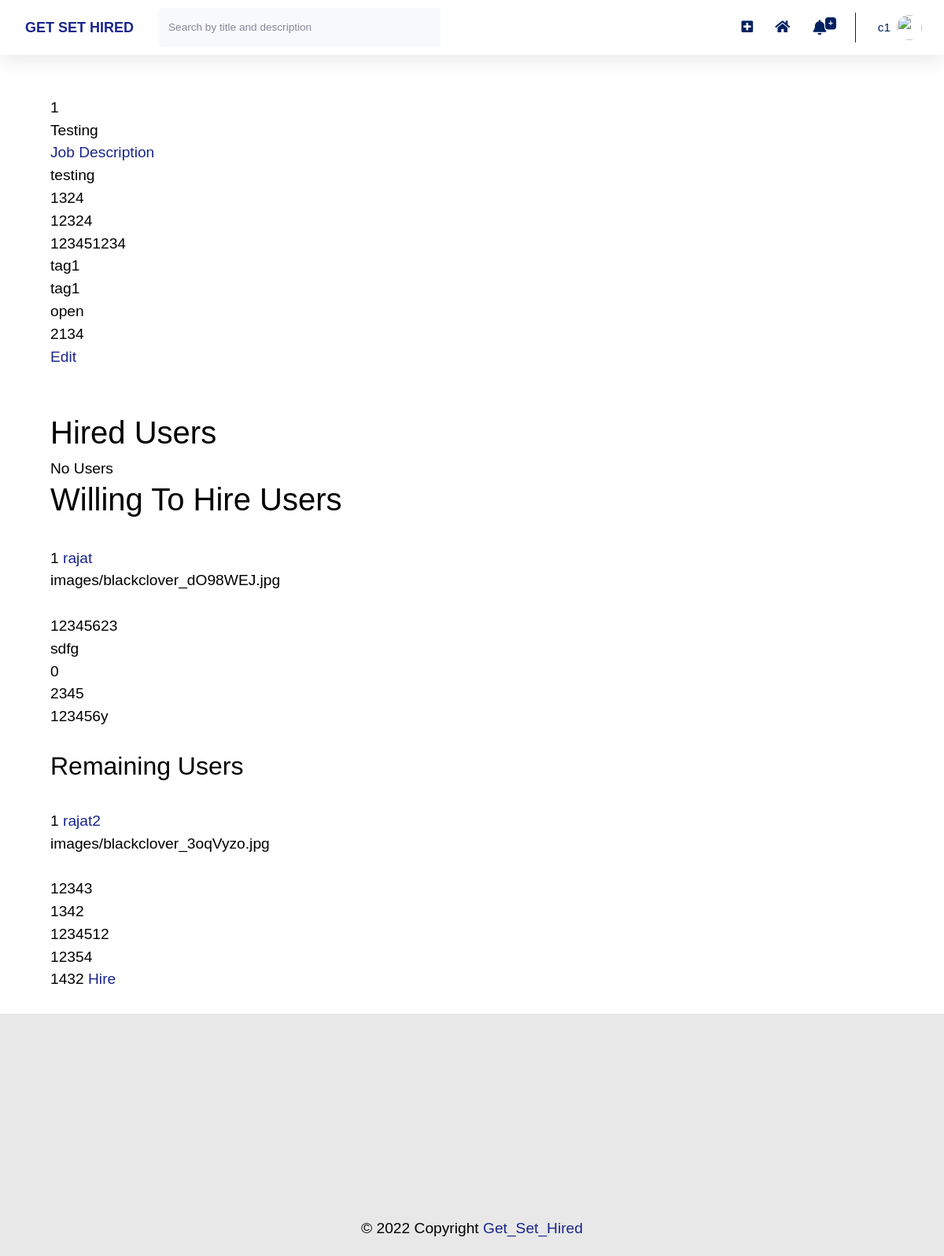
Screenshot of /jobPosting/1 (signed in) with the database file from the repository.
### home/models.py (models this page shows, shortened)
class JobPosting(models.Model):
    title = models.CharField(max_length = 40)
    position = models.CharField(max_length = 40)
    job_description = models.FileField(upload_to = 'job_description/', validators=[FileExtensionValidator(allowed_extensions=["pdf"])])
    company = models.ForeignKey(User, on_delete = models.CASCADE, related_name = 'jobposting_company')
    users_accepted = models.ManyToManyField(User, related_name = 'users_accepted', blank=True)
    no_of_seats = models.IntegerField()
    stipend = models.IntegerField()
    location = models.CharField(max_length = 40)
    domain_tags = models.ManyToManyField(Tag, related_name = 'jobposting_domain_tags')
    requirement_tags = models.ManyToManyField(Tag, related_name = 'jobposting_requirement_tags')
    status = models.CharField(max_length = 10, choices = (("open", "open"), ("closed", "closed")), default = 'open')
    experience_required = models.IntegerField(default = 0)
    willing_to_hire = models.ManyToManyField(User, related_name = 'users_willing_to_hire', blank = True)

class Tag(models.Model):
    title = models.CharField(max_length=20)
    def __str__(self):
        return f"{self.title}"

class UserProfile(models.Model):
    isUser = models.BooleanField(default = False)
    user = models.OneToOneField(User, on_delete = models.CASCADE)
    certificates = models.ManyToManyField(Certificate, related_name = 'user_certificates')
    image = models.FileField(upload_to = 'images/', validators=[FileExtensionValidator(allowed_extensions=["png", "jpg", "jpeg"])])
    skills = models.ManyToManyField(Skill, related_name = 'user_skills')
    contact_num = models.IntegerField('Contact Number', null = True, blank = True)
    education = models.TextField()
    experience_yrs = models.IntegerField(default = 0)
    age = models.IntegerField(null = True, blank = True)
    willing_to_work_at = models.CharField(max_length = 40)

### home/decorators.py (the view)
    def wrap(request, *args, **kwargs):
        if profileCompleted(request):
            return function(request, *args, **kwargs)
        if(request.user.userprofile.isUser):
            return redirect("/profileEdit/" + str(request.user.userprofile.id))
        return redirect("/profileEdit/" + str(request.user.companyprofile.id))

### controllers.py (called while the page is built)
def jobPostingController(req, jobPostingId):
    from home.models import JobPosting, UserProfile
    jobposting = JobPosting.objects.get(id = jobPostingId)
    users = UserProfile.objects.all().filter(isUser = True)
    users_accepted = jobposting.users_accepted.all()
    willing_to_hire_users = list(jobposting.willing_to_hire.all())
    willing_to_hire_users = [user.userprofile for user in willing_to_hire_users]
    rem_users = [user for user in users if user not in willing_to_hire_users]
    context = {"status": True, "users_accepted":users_accepted, "jobPosting": jobposting, "willing_to_hire_users": willing_to_hire_users, 'rem_users': rem_users}
    return context

### home/views.py (called while the page is built)
@login_required
@user_profile_completed
def jobPosting(req, jobPostingId):
    context = jobPostingController(req, jobPostingId)
    return render(req, 'home/jobPosting.html', context)

### utils.py (called while the page is built)
def check(req, field, fieldName):
    from django.contrib import messages
    if field != "" and field != None:
        return True
    print(field)
    messages.error(req, "Please complete " + fieldName)
    return False

### templates/home/jobPosting.html (shortened to what this page needs)
{% extends 'partials/base.html' %}
{% load static %}
{% block customCSS %}
<link rel="stylesheet" href="{% static 'home/register.css' %}">
{% endblock customCSS %}
{% block content %}
<br>
{{ jobPosting.id }}
<br>
{{ jobPosting.title }}
<br>
<a href = "/media/{{ jobPosting.job_description }}">Job Description</a>
<br>
{{ jobPosting.position }}
<br>
{{ jobPosting.no_of_seats }}
<br>
{{ jobPosting.stipend }}
<br>
{{ jobPosting.location }}
<br>
{% for tag in jobPosting.domain_tags.all %}
    {{tag}}
{% endfor %}
<br>
{% for tag in jobPosting.requirement_tags.all %}
    {{tag}}
{% endfor %}
<br>
{{ jobPosting.status }}
<br>
{{ jobPosting.experience_required }}
<br>
<a href="{% url 'edit-jobPosting' jobPosting.id%}">Edit</a>
<br>
<br>
<br>
<h1>Hired Users</h1>
{% if users_accepted.count == 0 %}
No Users
{% endif %}
<h1>Willing To Hire Users</h1>
{% for user in willing_to_hire_users %}
<br>
<div>
    {{ forloop.counter }}
    <a href="/profile/{{user.id}}">{{user.user}}</a>
    <br>
    {{user.image}}
    <br>
    <br>
    {{user.contact_num}}
    <br>
    {{user.education}}
    <br>
    {{user.experience_yrs}}
    <br>
    {{user.age}}
    <br>
    {{user.willing_to_work_at}}
</div>
<br>
{% endfor %}
<h2>Remaining Users</h2>
{% for user in rem_users %}
<br>
<div>
    {{ forloop.counter }}
    <a href="/profile/{{user.id}}">{{user.user}}</a>
    <br>
    {{user.image}}
    <br>
    <br>
    {{user.contact_num}}
    <br>
    {{user.education}}
    <br>
    {{user.experience_yrs}}
    <br>
    {{user.age}}
    <br>
    {{user.willing_to_work_at}}
    <a href="/hire/{{jobPosting.id}}/{{user.id}}">Hire</a>
</div>
<br>
{% endfor %}
{% endblock content %}

### templates/partials/base.html (shortened to what this page needs)
{% load static %}
<!DOCTYPE html>
<html lang="en">
    <head>
        {% block cdnCSS %}
        <link rel="stylesheet" type="text/css" href="{% static 'home/style.css' %}">
        <link rel="stylesheet" type="text/css" href="{% static 'home/cards.css' %}">
        <link rel="stylesheet" type="text/css" href="{% static 'home/footer.css' %}">
        <link rel="stylesheet" href="https://pro.fontawesome.com/releases/v5.10.0/css/all.css" />
        {% endblock cdnCSS %}
        {% block customCSS %}
        {% endblock customCSS %}
    </head>
    <body id="page-top">
        {% block mainBlock %}
        <div id="wrapper">
            <div id="content-wrapper" class="d-flex flex-column">
                <div id="content" style="background: white;">
                    {% block navbar %}
                    <nav class="navbar navbar-expand navbar-light bg-white topbar mb-4 static-top shadow">
                        <div class="sidebar-brand-text mx-3" style="color: #022160; font-size: large; font-weight: bold"> <a href="/home">GET SET HIRED</a></div>
                        <form method="POST" action="{{request.get_full_path}}" class="d-none d-sm-inline-block form-inline mr-auto ml-md-3 my-2 my-md-0 mw-100 navbar-search">
                            <div class="input-group">
                                <input type="text" class="form-control bg-light border-0 small" placeholder="Search by title and description" aria-label="Search" aria-describedby="basic-addon2" name="search">
                                <div class="input-group-append">
                                </div>
                            </div>
                        </form>
                        <ul class="navbar-nav ml-auto">
                            {% if user.companyprofile.isCompany %}
                            <div class="notif-tooltip">
                                <a class="nav-link" href="createJobPosting/">
                                    <i class="fas fa-plus-square fa-sm fa-fw mr-2 text-gray-400" style="margin-top: 18px;"></i>
                                </a>
                            </div>
                            {% endif %}
                            <div class="notif-tooltip">
                                <a class="nav-link" href="{% url 'index' %}" role="button" style="margin-top: 11px;">
                                    <i class="fas fa-home fa-fw fa-sm mr-2 text-gray-400"></i>
                                </a>
                            </div>
                            {% if user.companyprofile.isCompany %}
                            <li class="nav-item dropdown no-arrow mx-1">
                                <a class="nav-link dropdown-toggle notif-tooltip" id="alertsDropdown" role="button" data-toggle="dropdown" aria-haspopup="true" aria-expanded="false" style="padding: 8px; width: 41.5px;">
                                    <i class="fas fa-bell fa-fw" style="margin-right: 8px;"></i>
                                    {% if notifications.count != 0 %}
                                    <span class="badge badge-danger badge-counter">
                                        {{notifications.count}}+
                                    </span> {% endif %}
                                </a>
                            </li>
                            {% endif %}
                            <li class="nav-item dropdown no-arrow">
                                <a class="nav-link dropdown-toggle" id="userDropdown" role="button" data-toggle="dropdown" aria-haspopup="true" aria-expanded="false">
                                    <span class="mr-2 d-none d-lg-inline text-gray-600 small">{{user.username}}</span>
                                    <img class="img-profile rounded-circle" src="{{user.profile.image.url}}">
                                </a>
                            </li>
                        </ul>
                    </nav>
                    {% endblock navbar %}
                    <div class="container-fluid">
                        {% block content %}{% endblock content %}
                    </div>
                </div>
            </div>
            <br><br><br><br><br><br><br><br>
        </div>
        <br>
        {% endblock mainBlock %}
        {% block footer %}
        <div id="CopyrightAndTeam">
            <div class="vertical-center">
                <div class="copyright horizontal-center">
                    &copy;  Copyright <a href="https://wiki.iitmandi.co.in/p/UG_Academic_Council" target="_blank">Get_Set_Hired</a>
                </div>
            </div>
        </div>
        {% endblock footer %}
    </body>
    {% block cdnJS %}
    <link href="https://cdnjs.cloudflare.com/ajax/libs/select2/4.0.3/css/select2.min.css" rel="stylesheet" />
    {% endblock cdnJS %}
</html>

### static/home/cards.css (style rules this page uses)
#content > nav > ul > div:nth-child(3) > a >i { margin-top: 7px !important; }

### static/home/footer.css (style rules this page uses)
.horizontal-center { margin: 0 auto; }
.vertical-center { display: flex; align-items: center; }
#CopyrightAndTeam { background-color: #e8e8e8; padding-bottom: 20px; }

### rows the page displays
JobPosting: id "1", title "Testing", position "testing", no_of_seats "1324", stipend "12324", location "123451234", status "open", experience_required "2134"
Tag: title "tag1"
UserProfile: user "rajat", image "images/blackclover_dO98WEJ.jpg", contact_num "12345623", education "sdfg", experience_yrs "0", age "2345", willing_to_work_at "123456y"
UserProfile: user "rajat2", image "images/blackclover_3oqVyzo.jpg", contact_num "12343", education "1342", experience_yrs "1234512", age "12354", willing_to_work_at "1432"

### other values shown
{{ user.username }} "c1"
